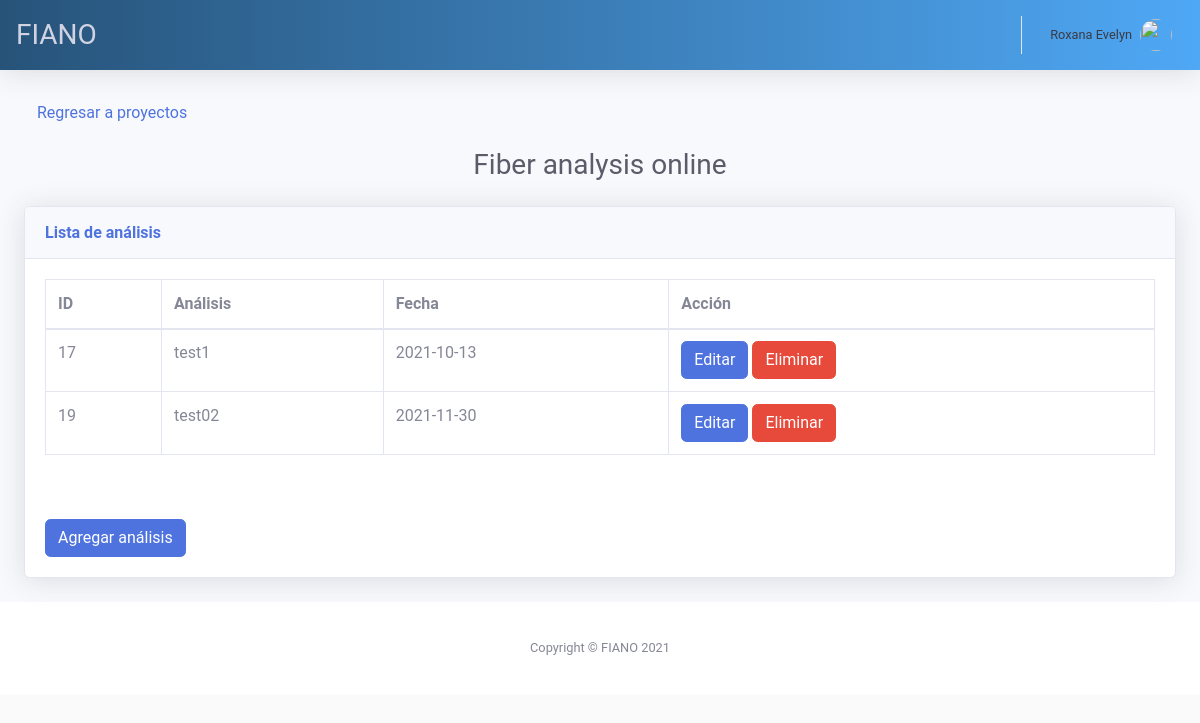
The app's page /returnanalysis (signed in), older data.
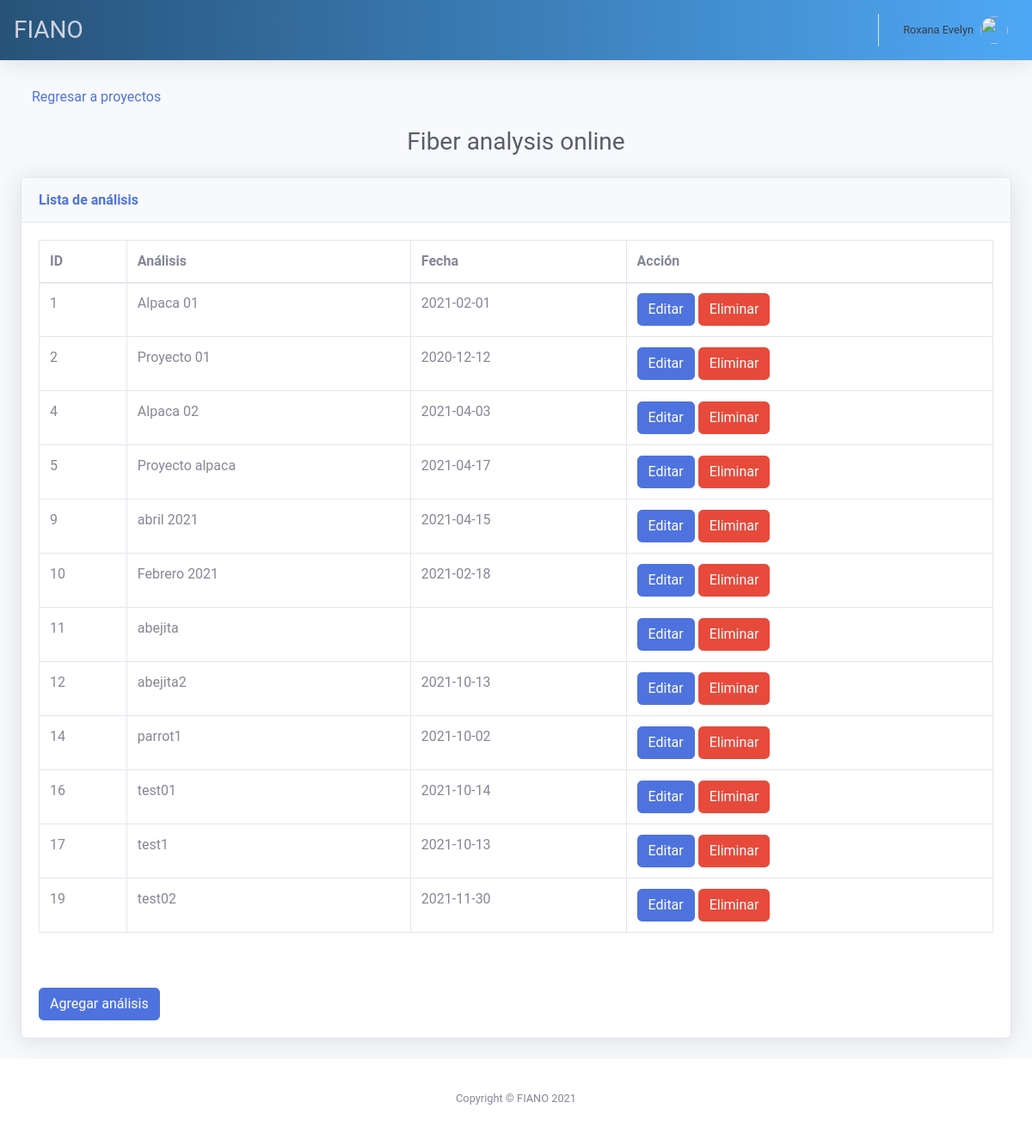
The same page, newer data.
### tables this page shows
CREATE TABLE "Project" (
	"idProject"	INTEGER,
	"nameproject"	TEXT,
	"dateproject"	TEXT,
	"idUser"	INTEGER,
	PRIMARY KEY("idProject" AUTOINCREMENT)
);

### main.py (the view)
@app.route("/returnanalysis")
def returnanalysis():
     if 'username' in session:
        username = session['username']
        with sql.connect("users.db") as con:
            context = dict()
            cur = con.cursor()
            cur.execute(f"select * from User where username = '{session['username']}'")
            user_data = cur.fetchall()
            context['first_name'] = user_data[0][3]
            context['last_name'] = user_data[0][4]
            context['id_user'] = user_data[0][0]
            session['IDUSER'] = user_data[0][0]
            cur.execute(f"SELECT * FROM Project where idUser = {user_data[0][0]}")
            data = cur.fetchall()
            context['data'] = data
            return render_template("analysis.html", **context)

### templates/analysis.html (shortened to what this page needs)
{% extends "base.html" %}
{% block content %}
<div class="container-fluid">
  <nav aria-label="Page navigation">
    <ul class="pagination">
      <li class="page-item">
        <a class="btn btn-link btn-block" href="{{ url_for('returnproject')}}">Regresar a proyectos</a>
      </li>
    </ul>
  </nav>
  <div class="d-sm-flex align-items-center justify-content-center mb-4">
    <h2 class="h3 mb-0 text-gray-800">Fiber analysis online</h2>
  </div>
  <div class="card shadow mb-4">
    <div class="card-header py-3">
      <h6 class="m-0 font-weight-bold text-primary">Lista de análisis</h6>
    </div>
    <div class="card-body">
      <div class="table-responsive">
        <table class="table table-bordered" id="dataTable">
          <thead>
          <tr>
          <th>ID</th>
          <th>Análisis</th>
          <th>Fecha</th>
          <th>Acción</th>
          </tr>
          </thead>
          <tbody>
            <tr>
              {% for row in data %}
                <tr>
                  <td>{{ row[0] }}</td>
                  <td>{{ row[1] }}</td>
                  <td>{{ row[2] }}</td>
                  <td>
                    <a class="btn btn-primary" href="{{ url_for('editanalysis', id_analysis=row[0], name_analysis=row[1]) }}">
                      Editar
                    </a>
                    <button class="btn btn-danger">Eliminar</button>
                  </td>
                </tr>
              {% endfor %}
            </tr>
          </tbody>
        </table>
        </div>
          <br><br>
            <button class="btn btn-primary" data-toggle="modal" data-target="#addAnalysisModal">Agregar análisis</button>
    </div>
  </div>
</div>
{% endblock %}

Row changes from the older to the newer data that the page shows:
now on this page (row edited): Project: idProject "1", nameproject "Alpaca 01", dateproject "2021-02-01"
now on this page (row edited): Project: idProject "2", nameproject "Proyecto 01", dateproject "2020-12-12"
now on this page (row edited): Project: idProject "4", nameproject "Alpaca 02", dateproject "2021-04-03"
now on this page (row edited): Project: idProject "5", nameproject "Proyecto alpaca", dateproject "2021-04-17"
now on this page (row edited): Project: idProject "9", nameproject "abril 2021", dateproject "2021-04-15"
now on this page (row edited): Project: idProject "10", nameproject "Febrero 2021", dateproject "2021-02-18"
now on this page (row edited): Project: idProject "11", nameproject "abejita"
now on this page (row edited): Project: idProject "12", nameproject "abejita2", dateproject "2021-10-13"
now on this page (row edited): Project: idProject "14", nameproject "parrot1", dateproject "2021-10-02"
now on this page (row edited): Project: idProject "16", nameproject "test01", dateproject "2021-10-14"
